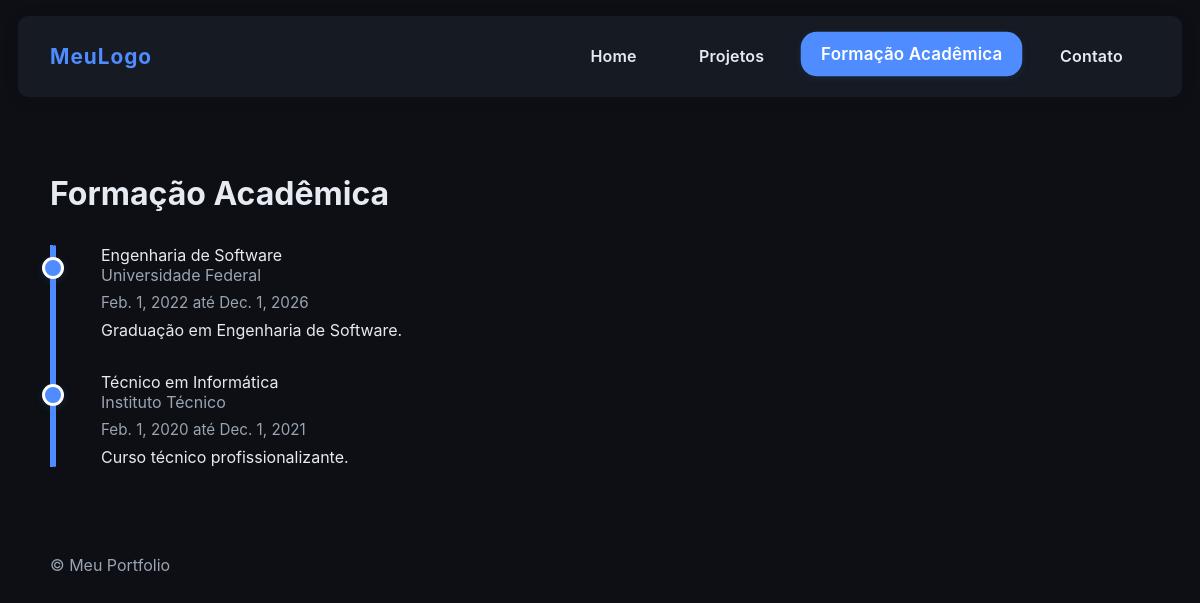
The app's page /formacao/, older data.
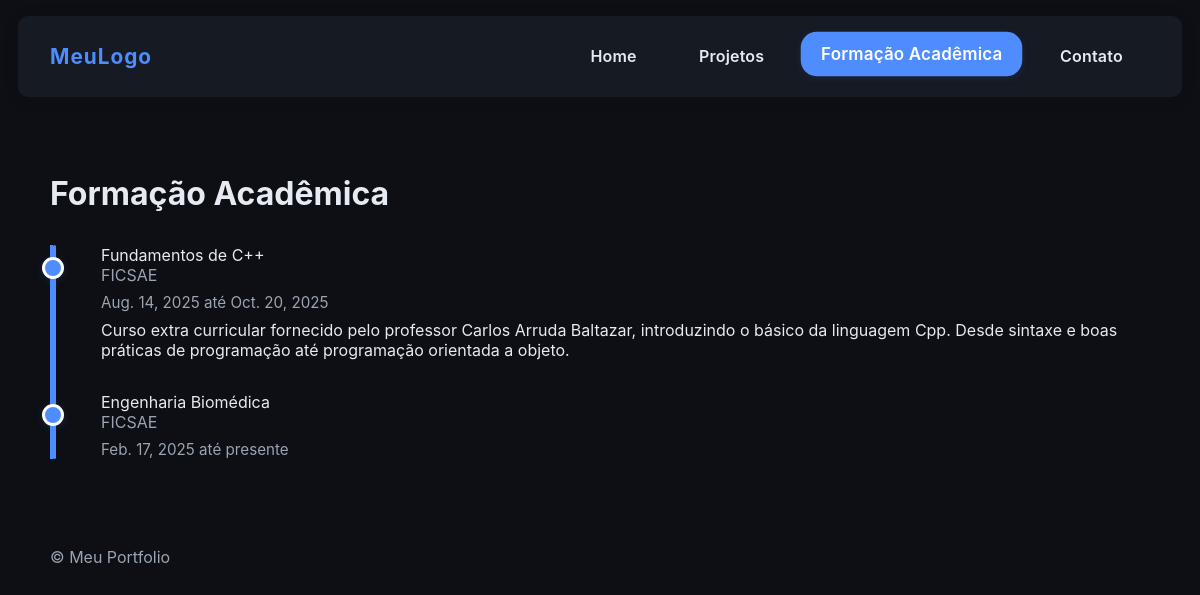
The same page, newer data.
### apps/academic/models.py (models this page shows, shortened)
class AcademicBackground(models.Model):
    profile = models.ForeignKey(
        Profile,
        on_delete=models.CASCADE,
        related_name='academic_background'
    )
    course = models.CharField(max_length=50, help_text="e.g., Bachelor's in Computer Science")
    institution = models.CharField(max_length=80)
    start_date = models.DateField()
    end_date = models.DateField(null=True, blank=True, help_text="Leave blank if currently enrolled")
    description = models.TextField(blank=True, help_text="GPA, achievements, relevant coursework, etc.")
    created_at = models.DateTimeField(auto_now_add=True)
    class Meta:
        ordering = ['-end_date', '-start_date']
        verbose_name = 'Academic Background'
        verbose_name_plural = 'Academic Backgrounds'

### apps/profile/views.py (the view)
# urls.py: path('formacao/', profile_views.AcademicListView.as_view(), name='academic'),
class AcademicListView(ListView):
    model = AcademicBackground
    template_name = 'academic.html'
    context_object_name = 'formations'
    queryset = AcademicBackground.objects.select_related('profile').order_by('-start_date')

### templates/academic.html
{% extends 'base.html' %}
{% block content %}
<h1>Formação Acadêmica</h1>
<div class="timeline">
    {% for f in formations %}
        <div class="timeline-item">
            <div class="timeline-title">{{ f.course }}</div>
            <div class="timeline-inst">{{ f.institution }}</div>
            <div class="timeline-dates">{{ f.start_date }} até {{ f.end_date|default:'presente' }}</div>
            {% if f.description %}
                <div class="timeline-desc">{{ f.description }}</div>
            {% endif %}
        </div>
    {% empty %}
        <div class="timeline-item">Sem registros.</div>
    {% endfor %}
</div>
{% endblock %}

Row changes from the older to the newer data that the page shows:
removed AcademicBackground: course "Engenharia de Software", institution "Universidade Federal", start_date "Feb. 1, 2022", end_date "Dec. 1, 2026", description "Graduação em Engenharia de Software."
removed AcademicBackground: course "Técnico em Informática", institution "Instituto Técnico", start_date "Feb. 1, 2020", end_date "Dec. 1, 2021", description "Curso técnico profissionalizante."
added AcademicBackground: course "Fundamentos de C++", institution "FICSAE", start_date "Aug. 14, 2025", end_date "Oct. 20, 2025", description "Curso extra curricular fornecido pelo professor Carlos Arruda Baltazar, introduzindo o básico da linguagem Cpp. Desde sintaxe e boas práticas de programação até programação orientada a objeto."
added AcademicBackground: course "Engenharia Biomédica", institution "FICSAE", start_date "Feb. 17, 2025", end_date "presente"
